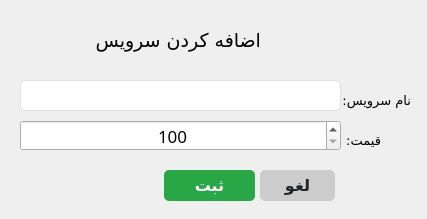
<?xml version="1.0" encoding="UTF-8"?>
<ui version="4.0">
 <class>addEditService_form</class>
 <widget class="QWidget" name="addEditService_form">
  <property name="geometry">
   <rect>
    <x>0</x>
    <y>0</y>
    <width>427</width>
    <height>219</height>
   </rect>
  </property>
  <property name="minimumSize">
   <size>
    <width>427</width>
    <height>219</height>
   </size>
  </property>
  <property name="maximumSize">
   <size>
    <width>427</width>
    <height>219</height>
   </size>
  </property>
  <property name="windowTitle">
   <string>افزودن سرویس</string>
  </property>
  <widget class="QLabel" name="label_5">
   <property name="geometry">
    <rect>
     <x>340</x>
     <y>90</y>
     <width>71</width>
     <height>20</height>
    </rect>
   </property>
   <property name="font">
    <font>
     <family>Vazirmatn Black</family>
     <pointsize>10</pointsize>
    </font>
   </property>
   <property name="text">
    <string>نام سرویس:</string>
   </property>
  </widget>
  <widget class="QLineEdit" name="serviceName_txtbox">
   <property name="geometry">
    <rect>
     <x>20</x>
     <y>80</y>
     <width>321</width>
     <height>31</height>
    </rect>
   </property>
   <property name="minimumSize">
    <size>
     <width>321</width>
     <height>31</height>
    </size>
   </property>
   <property name="maximumSize">
    <size>
     <width>321</width>
     <height>31</height>
    </size>
   </property>
   <property name="font">
    <font>
     <family>Vazirmatn,sans-serif</family>
     <pointsize>-1</pointsize>
    </font>
   </property>
   <property name="layoutDirection">
    <enum>Qt::RightToLeft</enum>
   </property>
   <property name="styleSheet">
    <string notr="true">/* Basic LineEdit styling */
QLineEdit {
    background-color: #ffffff; /* White background */
    border: 1px solid #dee2e6; /* Light grey border */
    border-radius: 5px; /* Rounded corners */
    font-family: 'Vazirmatn', sans-serif; /* Font family */
    font-size: 16px; /* Font size */
    color: #343a40; /* Dark grey text color */
    outline: none; /* Remove default outline */
}

/* Hover effect */
QLineEdit:hover {
    border: 1px solid #007bff; /* Blue border on hover */
}

/* Focus effect */
QLineEdit:focus {
    border: 1px solid #007bff; /* Blue border on focus */
}

/* Disabled state */
QLineEdit:disabled {
    background-color: #e9ecef; /* Light grey background when disabled */
    color: #6c757d; /* Grey text color when disabled */
}

</string>
   </property>
   <property name="locale">
    <locale language="Persian" country="Iran"/>
   </property>
  </widget>
  <widget class="QLabel" name="label_4">
   <property name="geometry">
    <rect>
     <x>70</x>
     <y>20</y>
     <width>191</width>
     <height>41</height>
    </rect>
   </property>
   <property name="font">
    <font>
     <family>B Titr</family>
     <pointsize>14</pointsize>
    </font>
   </property>
   <property name="text">
    <string>اضافه کردن سرویس</string>
   </property>
  </widget>
  <widget class="QLabel" name="label_6">
   <property name="geometry">
    <rect>
     <x>340</x>
     <y>130</y>
     <width>41</width>
     <height>20</height>
    </rect>
   </property>
   <property name="font">
    <font>
     <family>Vazirmatn Black</family>
     <pointsize>10</pointsize>
    </font>
   </property>
   <property name="text">
    <string>قیمت:</string>
   </property>
  </widget>
  <widget class="QSpinBox" name="servicePrice_spnbox">
   <property name="geometry">
    <rect>
     <x>20</x>
     <y>120</y>
     <width>321</width>
     <height>31</height>
    </rect>
   </property>
   <property name="font">
    <font>
     <family>Vazirmatn,sans-serif</family>
     <pointsize>13</pointsize>
    </font>
   </property>
   <property name="styleSheet">
    <string notr="true"/>
   </property>
   <property name="alignment">
    <set>Qt::AlignCenter</set>
   </property>
   <property name="minimum">
    <number>100</number>
   </property>
   <property name="maximum">
    <number>1000000000</number>
   </property>
  </widget>
  <widget class="QPushButton" name="save_btn">
   <property name="geometry">
    <rect>
     <x>164</x>
     <y>170</y>
     <width>91</width>
     <height>31</height>
    </rect>
   </property>
   <property name="font">
    <font>
     <family>Vazirmatn,sans-serif</family>
     <pointsize>-1</pointsize>
     <weight>75</weight>
     <bold>true</bold>
     <underline>false</underline>
     <strikeout>false</strikeout>
    </font>
   </property>
   <property name="styleSheet">
    <string notr="true">QPushButton {
    background-color: #28a745; /* Bootstrap success green */
    color: white; /* White text */
    border: none;
    border-radius: 5px; /* Rounded corners */
    font-size: 16px; /* Font size */
    font-weight: bold; /* Bold text */
    text-align: center;
    text-decoration: none;
    font-family: 'Vazirmatn', sans-serif; /* Font family */
}

QPushButton:hover {
    background-color: #218838; /* Darker green on hover */
}

QPushButton:pressed {
    background-color: #1e7e34; /* Even darker green on press */
}
</string>
   </property>
   <property name="text">
    <string>ثبت</string>
   </property>
  </widget>
  <widget class="QPushButton" name="cancel_btn">
   <property name="geometry">
    <rect>
     <x>260</x>
     <y>170</y>
     <width>75</width>
     <height>31</height>
    </rect>
   </property>
   <property name="font">
    <font>
     <family>Vazirmatn,sans-serif</family>
     <pointsize>-1</pointsize>
     <weight>75</weight>
     <bold>true</bold>
     <underline>false</underline>
     <strikeout>false</strikeout>
    </font>
   </property>
   <property name="focusPolicy">
    <enum>Qt::StrongFocus</enum>
   </property>
   <property name="styleSheet">
    <string notr="true">QPushButton {
    background-color: #cccccc; /* Light grey */
    color: #212529; /* Dark text */
    border: none;
    border-radius: 5px; /* Rounded corners */
    font-size: 16px; /* Font size */
    font-weight: bold; /* Bold text */
    text-align: center;
    text-decoration: none;
    font-family: 'Vazirmatn', sans-serif; /* Font family */
}

QPushButton:hover {
    background-color: #b3b3b3; /* Darker grey on hover */
}

QPushButton:pressed {
    background-color: #999999; /* Even darker grey on press */
}
</string>
   </property>
   <property name="text">
    <string>لغو</string>
   </property>
   <property name="checkable">
    <bool>false</bool>
   </property>
  </widget>
 </widget>
 <resources/>
 <connections/>
</ui>
